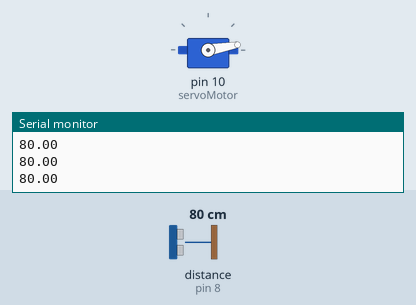
The sketch below on a simulated Arduino Uno, built with avr-gcc and run on an emulated ATmega328P. Parts: servo, the last lines printed to the serial monitor. The inputs (shaded band) are chosen by the test bench; at power-on: distance to the obstacle (sensor on pin 8) 80 cm.

Above: at 1.2 s.
1.3 s: distance to the obstacle (sensor on pin 8) set to 31 cm
2.8 s: distance to the obstacle (sensor on pin 8) set to 26 cm
At 3.8 s:
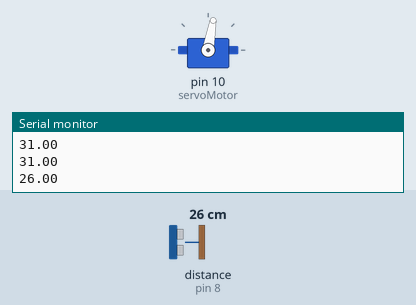
Timing chart, 0 to 5.8 s (numbered marks = the images above; inputs shaded):
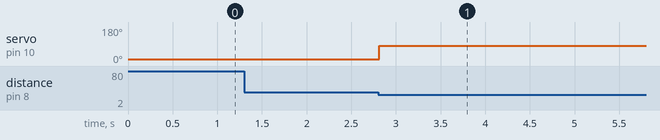

The sketch:

Poubelle_automatique.ino
```cpp
#include <Servo.h> // bibliotheque du servo moteur
Servo servoMotor;  // déclarer le servo moteur
#include <HCSR04.h>  // bibliotheque du capteur a distance
UltraSonicDistanceSensor distanceSensor(7, 8);  // déclarer le capteur a distance

void setup() {
  Serial.begin(9600); // regler la vitesse de transmission d'affichage

  servoMotor.attach(10);  // le pin du servo moteur
  servoMotor.write(80);  // valeur en degré sur servo moteur
}

void loop() {
  double distance = distanceSensor.measureDistanceCm();  // activer le capteur de distance en boucle
Serial.println (distance); // affichage en boucle des valeurs du capteur a distance sur le moniteur

if(distance< 29 && distance>0 ) {  // double condition sur la distance du capteur
  servoMotor.write(80); // couvercle poubelle ouvert
  delay(5000);

} else {
  servoMotor.write(10); // couvercle poubelle fermé

}
}
```

Measured:
- the behaviour switches between 29 and 28 cm on distance to the obstacle (sensor on pin 8) (found by bisection; images 0 and 1)
- after the input at 2.8 s, servo on pin 10 (servoMotor): 10° → 80° at once
